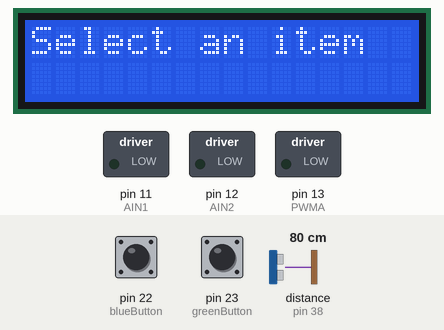
This sketch was run on a simulated Arduino Mega 2560, built with avr-gcc and run on an emulated ATmega2560. On the bench: 16×2 character LCD, switched loads named in the sketch (green lamp = pin HIGH). Inputs (shaded band) come from the test bench; at power-on: pin 22 (blueButton) HIGH, pin 23 (greenButton) HIGH, distance to the obstacle (sensor on pin 38) 80 cm. The echo pulse lasts 58.3 µs per cm; pins used as bus, display or sensor lines are not drawn.

Above: at 1.2 s.
1.3 s: pin 22 (blueButton) pulled LOW for 0.15 s
At 2.3 s:
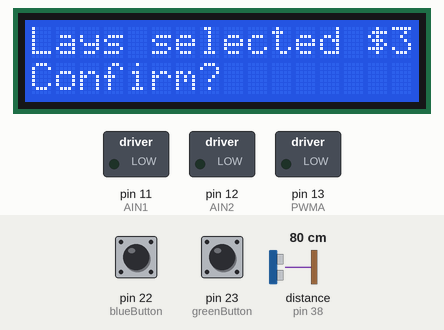
2.9 s: pin 23 (greenButton) pulled LOW for 0.15 s
At 3.9 s:
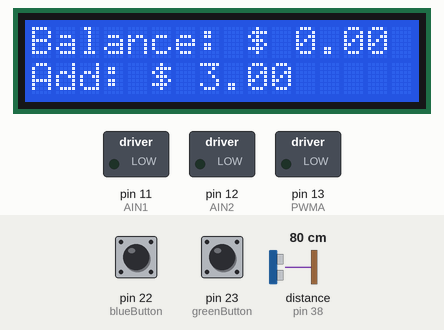
Timing chart, 0 to 5.9 s (numbered marks = the images above; inputs shaded):
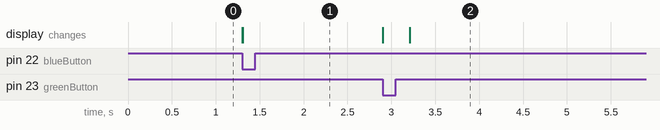

The sketch:

FinalProject_MVP_V3.ino
```cpp
//LCD Library
#include <LiquidCrystal.h>

//Initalize Pins
//Buttons
int blueButton = 22;
int greenButton = 23;

//LCD
LiquidCrystal lcd(26, 27, 30, 31, 34, 35);

//Ultrasonic
const int trigPin = 40;
const int echoPin = 38;

long lastTime = 0;

//Motor
const int AIN1 = 11;
const int AIN2 = 12;
const int PWMA = 13;

// Intialize variables
float currentCoins = 0.0;
float neededCoins = 0.0;
//Prices
float laysCost = 3.0;
//stock
int laysStock = 5;
int selectedItem = -1;

float distance = 0.0;

int state = 1;

void setup() {
  //Inputs
  //Buttons
  pinMode(blueButton, INPUT_PULLUP);
  pinMode(greenButton, INPUT_PULLUP);

  //Ultrasonic (input/output)
  pinMode(trigPin, OUTPUT);
  pinMode(echoPin, INPUT);

  //Outputs
  //LCD
  lcd.begin(16, 2);
  lcd.clear();

  //Motor
  pinMode(AIN1, OUTPUT);
  pinMode(AIN2, OUTPUT);
  pinMode(PWMA, OUTPUT);
}

void loop() {
  switch (state) {
    case 1:  // start message
      lcd.setCursor(0, 0);
      lcd.print("Select an item");
      if (digitalRead(blueButton) == LOW) {
        lcd.clear();
        state = 2;
      }
      break;
    case 2:  // blue button was pressed
      if (laysStock > 0) {
        selectedItem = 1;  // chips selected
        //Display selected: item name and the cost of the item
        lcd.setCursor(0, 0);
        lcd.print("Lays selected $3");
        lcd.setCursor(0, 1);
        lcd.print("Confirm?");
        neededCoins = laysCost;
      } else {
        //if item is out of stock
        //Display item is out of stock (top), select another item (bottom)
        lcd.setCursor(0, 0);
        lcd.print("Out of stock    ");
        lcd.setCursor(0, 1);
        lcd.print("select new item");
      }
      if (selectedItem > 0 && digitalRead(greenButton) == LOW) {
        lcd.clear();
        state = 3;
      }
      break;
    case 3:  // reading coins (ultrasonic)
      distance = getDistance();
      delay(300);

      //if a coin has been insterted (ultrasonic reading)
      if (distance <= 2) {
        currentCoins += 1;
      }
      if (currentCoins < neededCoins) {
        lcd.setCursor(0, 0);
        lcd.print("Balance: $");
        lcd.setCursor(11, 0);
        lcd.print(currentCoins);
        lcd.setCursor(0, 1);
        lcd.print("Add: $");
        lcd.setCursor(7, 1);
        lcd.print(neededCoins - currentCoins);
      } else {
        lcd.setCursor(0, 0);
        lcd.print("push green but-");
        lcd.setCursor(0, 1);
        lcd.print("ton to confirm  ");
        if (digitalRead(greenButton) == LOW) {
          lcd.clear();
          state = 4;
          break;
        }
      }
      break;
    case 4:
      dispense();
      if (selectedItem == 1) {
        laysStock -= 1;
      }
      currentCoins = 0;
      lcd.setCursor(0, 0);
      lcd.print("Thank you for");
      lcd.setCursor(0, 1);
      lcd.print("your purchase!");
      delay(3000);
      selectedItem = -1;
      state = 1;
      lcd.clear();
      break;
  }
}

//Dispense function to run motor
void dispense() {
  digitalWrite(AIN1, HIGH);
  digitalWrite(AIN2, LOW);

  analogWrite(PWMA, 35);
  delay(165);             // wanted to stop motor after 1 cycle but would need gearbox
  //to reduce the speed. Timing is also not consistent.
  //Used trial and error for getting speed and delay time
  digitalWrite(AIN1, LOW);
  digitalWrite(AIN2, LOW);
}

float getDistance() {
  float echoTime;
  float calculatedDistance;


  digitalWrite(trigPin, HIGH);
  delayMicroseconds(10);
  digitalWrite(trigPin, LOW);

  echoTime = pulseIn(echoPin, HIGH);
  calculatedDistance = echoTime / 148.0;
  return calculatedDistance;
}
```

Measured:
- after the input at 1.3 s, the display: first changes at once (image 1 shows a later state)
- after the input at 2.9 s, the display: first changes at once (image 2 shows a later state)
